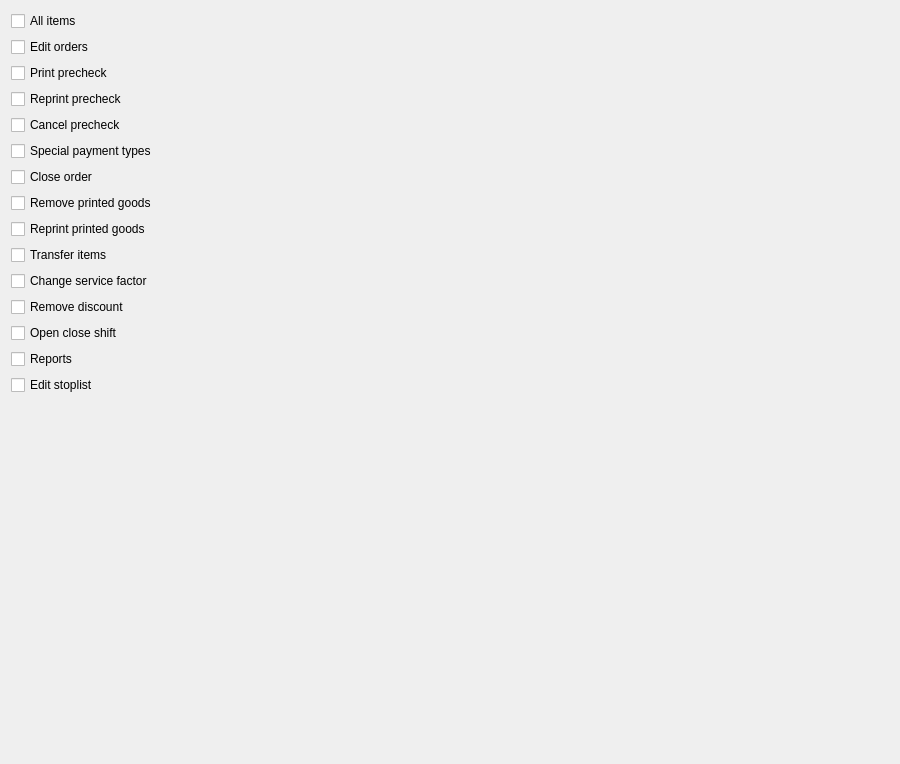
         <widget class="QWidget" name="scrollAreaWidgetContents">
          <property name="geometry">
           <rect>
            <x>0</x>
            <y>0</y>
            <width>900</width>
            <height>764</height>
           </rect>
          </property>
          <layout class="QVBoxLayout" name="verticalLayout_4">
           <item>
            <widget class="C5CheckBox" name="chWaiterAllItems">
             <property name="text">
              <string>All items</string>
             </property>
             <property name="Tag" stdset="0">
              <number>500</number>
             </property>
            </widget>
           </item>
           <item>
            <widget class="C5CheckBox" name="checkBox_77">
             <property name="text">
              <string>Edit orders</string>
             </property>
             <property name="Tag" stdset="0">
              <number>501</number>
             </property>
            </widget>
           </item>
           <item>
            <widget class="C5CheckBox" name="checkBox_89">
             <property name="text">
              <string>Print precheck</string>
             </property>
             <property name="Tag" stdset="0">
              <number>502</number>
             </property>
            </widget>
           </item>
           <item>
            <widget class="C5CheckBox" name="checkBox_78">
             <property name="text">
              <string>Reprint precheck</string>
             </property>
             <property name="Tag" stdset="0">
              <number>503</number>
             </property>
            </widget>
           </item>
           <item>
            <widget class="C5CheckBox" name="checkBox_91">
             <property name="text">
              <string>Cancel precheck</string>
             </property>
             <property name="Tag" stdset="0">
              <number>504</number>
             </property>
            </widget>
           </item>
           <item>
            <widget class="C5CheckBox" name="checkBox_81">
             <property name="text">
              <string>Special payment types</string>
             </property>
             <property name="Tag" stdset="0">
              <number>508</number>
             </property>
            </widget>
           </item>
           <item>
            <widget class="C5CheckBox" name="checkBox_79">
             <property name="text">
              <string>Close order</string>
             </property>
             <property name="Tag" stdset="0">
              <number>505</number>
             </property>
            </widget>
           </item>
           <item>
            <widget class="C5CheckBox" name="checkBox_80">
             <property name="text">
              <string>Remove printed goods</string>
             </property>
             <property name="Tag" stdset="0">
              <number>506</number>
             </property>
            </widget>
           </item>
           <item>
            <widget class="C5CheckBox" name="checkBox_217">
             <property name="text">
              <string>Reprint printed goods</string>
             </property>
             <property name="Tag" stdset="0">
              <number>514</number>
             </property>
            </widget>
           </item>
           <item>
            <widget class="C5CheckBox" name="checkBox_179">
             <property name="text">
              <string>Transfer items</string>
             </property>
             <property name="Tag" stdset="0">
              <number>507</number>
             </property>
            </widget>
           </item>
           <item>
            <widget class="C5CheckBox" name="checkBox_87">
             <property name="text">
              <string>Change service factor</string>
             </property>
             <property name="Tag" stdset="0">
              <number>509</number>
             </property>
            </widget>
           </item>
           <item>
            <widget class="C5CheckBox" name="checkBox_94">
             <property name="text">
              <string>Remove discount</string>
             </property>
             <property name="Tag" stdset="0">
              <number>510</number>
             </property>
            </widget>
           </item>
           <item>
            <widget class="C5CheckBox" name="checkBox_82">
             <property name="text">
              <string>Open close shift</string>
             </property>
             <property name="Tag" stdset="0">
              <number>511</number>
             </property>
            </widget>
           </item>
           <item>
            <widget class="C5CheckBox" name="checkBox_83">
             <property name="text">
              <string>Reports</string>
             </property>
             <property name="Tag" stdset="0">
              <number>512</number>
             </property>
            </widget>
           </item>
           <item>
            <widget class="C5CheckBox" name="checkBox_93">
             <property name="text">
              <string>Edit stoplist</string>
             </property>
             <property name="Tag" stdset="0">
              <number>513</number>
             </property>
            </widget>
           </item>
           <item>
            <spacer name="verticalSpacer_12">
             <property name="orientation">
              <enum>Qt::Orientation::Vertical</enum>
             </property>
             <property name="sizeHint" stdset="0">
              <size>
               <width>20</width>
               <height>40</height>
              </size>
             </property>
            </spacer>
           </item>
          </layout>
         </widget>
